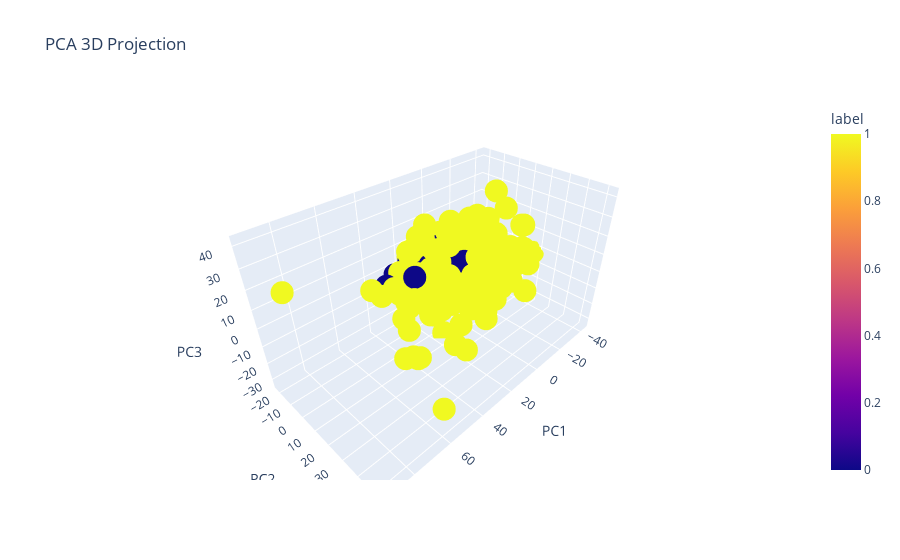

The notebook cell saved with this chart:
### Code cell
# 3d pca plot 
pca_3d = PCA(n_components=3)
reduced_3d = pca_3d.fit_transform(X_scaled)

df_3d = pd.DataFrame(reduced_3d, columns=['PC1', 'PC2', 'PC3'])
df_3d['label'] = y.values

fig = px.scatter_3d(df_3d, x='PC1', y='PC2', z='PC3', color='label',
                    title='PCA 3D Projection')
fig.show()

### Figure 1 — Plotly figure (JSON) as saved in the notebook; plotly's stock layout.template omitted (floating-point values rounded to 4 significant figures; data arrays with more than 128 entries replaced by an {"elided": "..."} marker saying what was removed)
{"data": [{"hovertemplate": "PC1=%{x}<br>PC2=%{y}<br>PC3=%{z}<br>label=%{marker.color}<extra></extra>", "legendgroup": "", "marker": {"color": {"elided": "328 int values"}, "coloraxis": "coloraxis", "symbol": "circle"}, "mode": "markers", "name": "", "scene": "scene", "showlegend": false, "type": "scatter3d", "x": {"elided": "328 float values"}, "y": {"elided": "328 float values"}, "z": {"elided": "328 float values"}}], "layout": {"coloraxis": {"colorbar": {"title": {"text": "label"}}, "colorscale": [[0, "#0d0887"], [0.1111, "#46039f"], [0.2222, "#7201a8"], [0.3333, "#9c179e"], [0.4444, "#bd3786"], [0.5556, "#d8576b"], [0.6667, "#ed7953"], [0.7778, "#fb9f3a"], [0.8889, "#fdca26"], [1, "#f0f921"]]}, "legend": {"tracegroupgap": 0}, "scene": {"domain": {"x": [0, 1], "y": [0, 1]}, "xaxis": {"title": {"text": "PC1"}}, "yaxis": {"title": {"text": "PC2"}}, "zaxis": {"title": {"text": "PC3"}}}, "title": {"text": "PCA 3D Projection"}}}
